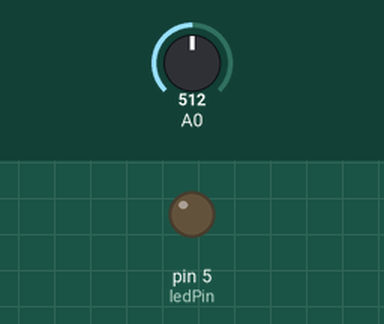
This sketch was run on a simulated Arduino Uno, built with avr-gcc and run on an emulated ATmega328P. Shown: output pins drawn as LEDs (lit = HIGH). The test bench sets the inputs (shaded band); at power-on: A0 = 512.

Above: at 0.1 s.
At 5.1 s:
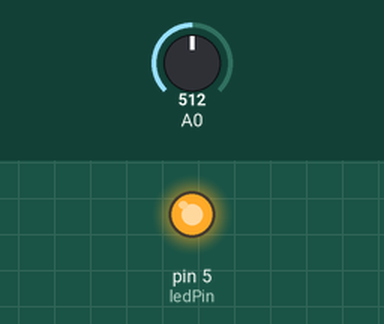
Timing chart, 0 to 6.6 s (numbered marks = the images above):
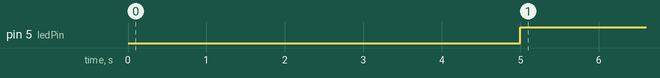

Measured:
- by itself, pin 5 (ledPin): LOW → HIGH at 5.0 s

The sketch:

BigRed_SensorLedTimer.ino
```cpp
int ledPin =  5;      // the number of the LED pin
int ledState = LOW;             // ledState used to set the LED
unsigned long previousMillis = 0;        // will store last time LED was updated
long OnTime = 5000;           // milliseconds of on-time
long OffTime = 500;          // milliseconds of off-time

void setup()
{
  // set the digital pin as output:
  pinMode(ledPin, OUTPUT);
}

void loop()
{
  // check to see if it's time to change the state of the LED
  int sensorValue = analogRead(A0);
  unsigned long currentMillis = millis();

  if((sensorValue >= 200) && (currentMillis - previousMillis >= OnTime))
  {
    ledState = HIGH;  // Turn it off
    previousMillis = currentMillis;  // Remember the time
    digitalWrite(ledPin, ledState);  // Update the actual LED
  }
  else if ((sensorValue < 200) && (currentMillis - previousMillis >= OffTime))
  {
    ledState = LOW;  // turn it on
    previousMillis = currentMillis;   // Remember the time
    digitalWrite(ledPin, ledState);    // Update the actual LED
  }
}
```
